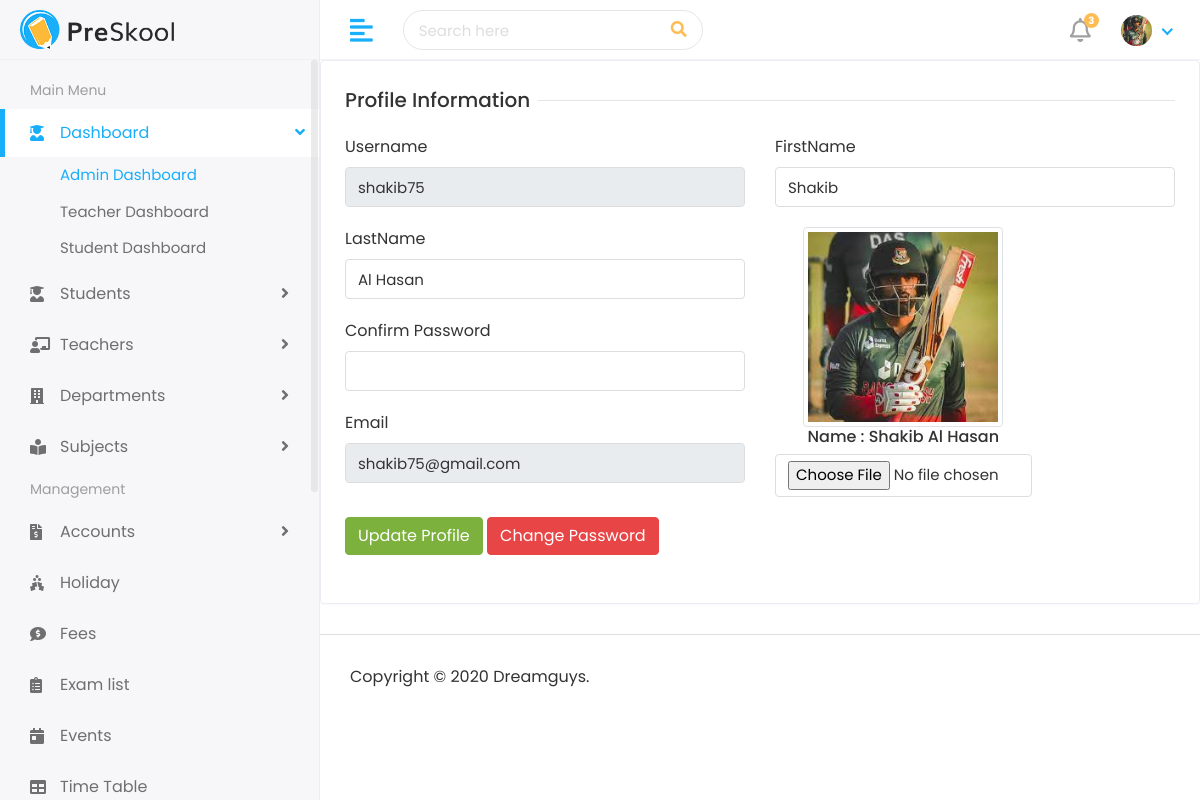
Before: /myProfile/ (signed in) with the older database file.
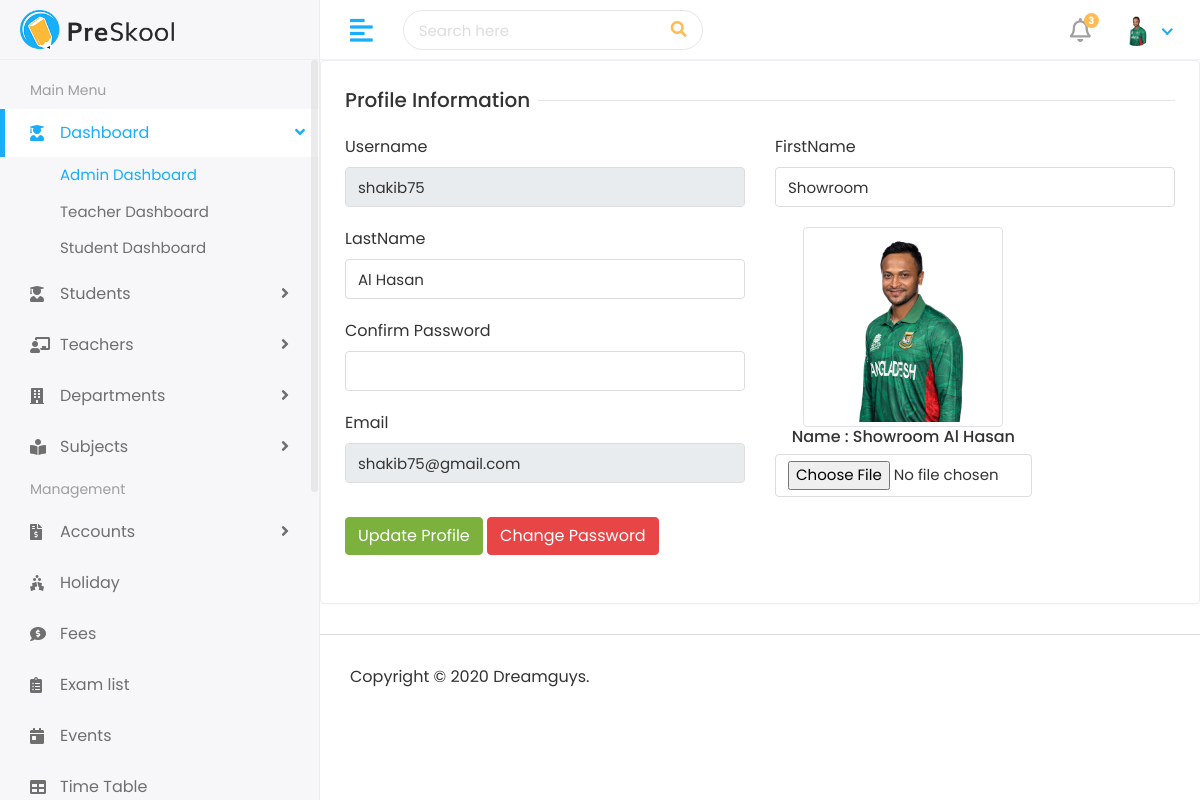
After: the same page with the newer database file.
### authentication/models.py (models this page shows)
class customUser(AbstractUser):
    USER=(
        (1,"admin"),
        (2,"Teacher"),
        (3,"students"),
    )
    user_type=models.CharField(choices=USER,max_length=50,default=1)
    profile_pic=models.ImageField(upload_to="media/profile_pic")

### authentication/views.py (the view)
# urls.py: path('myProfile/', views.myProfile,name="myProfile"),
def myProfile(request):
    user = request.user
    context = {
        'user': user
    }
    return render(request, 'profile.html', context)

### templates/profile.html (shortened to what this page needs)
{% extends 'base.html' %}
{% block content %}
<div class="row">
   <div class="col-sm-12">
      <div class="card">
         <div class="card-body">
            <form method="post", action=" {% url 'profileUpdate' %}" enctype="multipart/form-data">
               <div class="row">
                  <div class="col-12">
                     <h5 class="form-title"><span>Profile Information</span></h5>
                  </div>
                  <div class="col-12 col-sm-6">
                     <div class="form-group">
                        <label>Username</label>
                        <input name="username" type="text" class="form-control" value="{{user.username}}" readonly>
                     </div>
                  </div>
                  <div class="col-12 col-sm-6">
                     <div class="form-group">
                        <label> FirstName </label>
                        <input name="first_name" type="text" class="form-control" value="{{user.first_name}}">
                     </div>
                  </div>
                  <div class="col-12 col-sm-6">
                     <div class="form-group">
                        <label>LastName</label>
                        <input name="last_name" type="text" class="form-control" value="{{user.last_name}}">
                     </div>
                     <div class="form-group">
                        <label>Confirm Password</label>
                        <input name="password" type="text" class="form-control" >
                     </div>
                     <div class="form-group">
                        <label>Email</label>
                        <input name="email" type="text" class="form-control" value="{{user.email}}" readonly>
                     </div>
                  </div>
                  <div class="col-md-4">
                     <div class="text-center">
                       <img src="/{{user.profile_pic}}" class="myavatar img-circle img-thumbnail" alt="avatar">
                       <h6> Name : {{user.first_name}} {{user.last_name}}</h6>
                       <div class="form-group">
                        <input type="file" name="profile_pic" class="form-control" value="/{{user.profile_pic}}">
                     </div>
                     </div>
                   </div>
                   <div class="col-12">
                     <button type="submit" class="btn btn-success">Update Profile</button>
                     <button type="submit" class="btn btn-danger"><a href="{% url 'changePassword' %}" class='text-white'>Change Password</a></button> <br> <br>
                  </div>
               </div>
            </form>
         </div>
      </div>
   </div>
</div>
{% endblock %}

### templates/base.html (shortened to what this page needs)
<!DOCTYPE html>
{% load static %}
<html lang="en">
   <head>
      <link rel="stylesheet" href=" {% static 'assets/plugins/bootstrap/css/bootstrap.min.css' %} ">
      <link rel="stylesheet" href=" {% static 'assets/plugins/fontawesome/css/fontawesome.min.css' %} ">
      <link rel="stylesheet" href=" {% static 'assets/plugins/fontawesome/css/all.min.css' %} ">
      <link rel="stylesheet" href=" {% static 'assets/css/style.css' %} ">
   </head>
   <body>
      <div class="main-wrapper">
         {% include 'includes/header.html' %}
         {% include 'includes/sidebar.html' %}
         <div class="page-wrapper">
            {% block content %}
            {% endblock content %}
         {% include 'includes/footer.html' %}
         </div>
      </div>
   </body>
</html>

### templates/includes/header.html (shortened to what this page needs)
{% load static %}
<div class="header">
    <div class="header-left">
       <a href=" {% url 'adminPage' %} " class="logo">
       <img src=" {% static 'assets/img/logo.png' %} " alt="Logo">
       </a>
    </div>
    <a href="javascript:void(0);" id="toggle_btn">
    <i class="fas fa-align-left"></i>
    </a>
    <div class="top-nav-search">
       <form>
          <input type="text" class="form-control" placeholder="Search here">
          <button class="btn" type="submit"><i class="fas fa-search"></i></button>
       </form>
    </div>
    <ul class="nav user-menu">
       <li class="nav-item dropdown noti-dropdown">
          <a href="#" class="dropdown-toggle nav-link" data-toggle="dropdown">
          <i class="far fa-bell"></i> <span class="badge badge-pill">3</span>
          </a>
       </li>
       <li class="nav-item dropdown has-arrow">
          <a href="#" class="dropdown-toggle nav-link" data-toggle="dropdown">
          <span class="user-img"><img class="rounded-circle" src="/{{user.profile_pic}}" width="31" alt="Ryan Taylor"></span>
          </a>
       </li>
    </ul>
 </div>

### templates/includes/sidebar.html (shortened to what this page needs)
{% load static %}
<div class="sidebar" id="sidebar">
   <div class="sidebar-inner slimscroll">
      <div id="sidebar-menu" class="sidebar-menu">
         <ul>
            <li class="menu-title">
               <span>Main Menu</span>
            </li>
            <li class="submenu active">
               <a href="#"><i class="fas fa-user-graduate"></i> <span> Dashboard</span> <span class="menu-arrow"></span></a>
               <ul>
                  <li><a href="index.html" class="active">Admin Dashboard</a></li>
                  <li><a href="teacher-dashboard.html">Teacher Dashboard</a></li>
                  <li><a href="student-dashboard.html">Student Dashboard</a></li>
               </ul>
            </li>
            <li class="submenu">
               <a href="#"><i class="fas fa-user-graduate"></i> <span> Students</span> <span class="menu-arrow"></span></a>
            </li>
            <li class="submenu">
               <a href="#"><i class="fas fa-chalkboard-teacher"></i> <span> Teachers</span> <span class="menu-arrow"></span></a>
            </li>
            <li class="submenu">
               <a href="#"><i class="fas fa-building"></i> <span> Departments</span> <span class="menu-arrow"></span></a>
            </li>
            <li class="submenu">
               <a href="#"><i class="fas fa-book-reader"></i> <span> Subjects</span> <span class="menu-arrow"></span></a>
            </li>
            <li class="menu-title">
               <span>Management</span>
            </li>
            <li class="submenu">
               <a href="#"><i class="fas fa-file-invoice-dollar"></i> <span> Accounts</span> <span class="menu-arrow"></span></a>
            </li>
            <li>
               <a href="holiday.html"><i class="fas fa-holly-berry"></i> <span>Holiday</span></a>
            </li>
            <li>
               <a href="fees.html"><i class="fas fa-comment-dollar"></i> <span>Fees</span></a>
            </li>
            <li>
               <a href="exam.html"><i class="fas fa-clipboard-list"></i> <span>Exam list</span></a>
            </li>
            <li>
               <a href="event.html"><i class="fas fa-calendar-day"></i> <span>Events</span></a>
            </li>
            <li>
               <a href="time-table.html"><i class="fas fa-table"></i> <span>Time Table</span></a>
            </li>
         </ul>
      </div>
   </div>
</div>

### templates/includes/footer.html
{% load static %}
<footer>
    <p>Copyright © 2020 Dreamguys.</p>
 </footer>

### templates/profile.html (style rules this page uses)
.myavatar { width:200px; height:200px; }

Changed rows visible on the page:
changed customUser "Al Hasan": profile_pic: a different picture; first_name "Shakib" → "Showroom"
